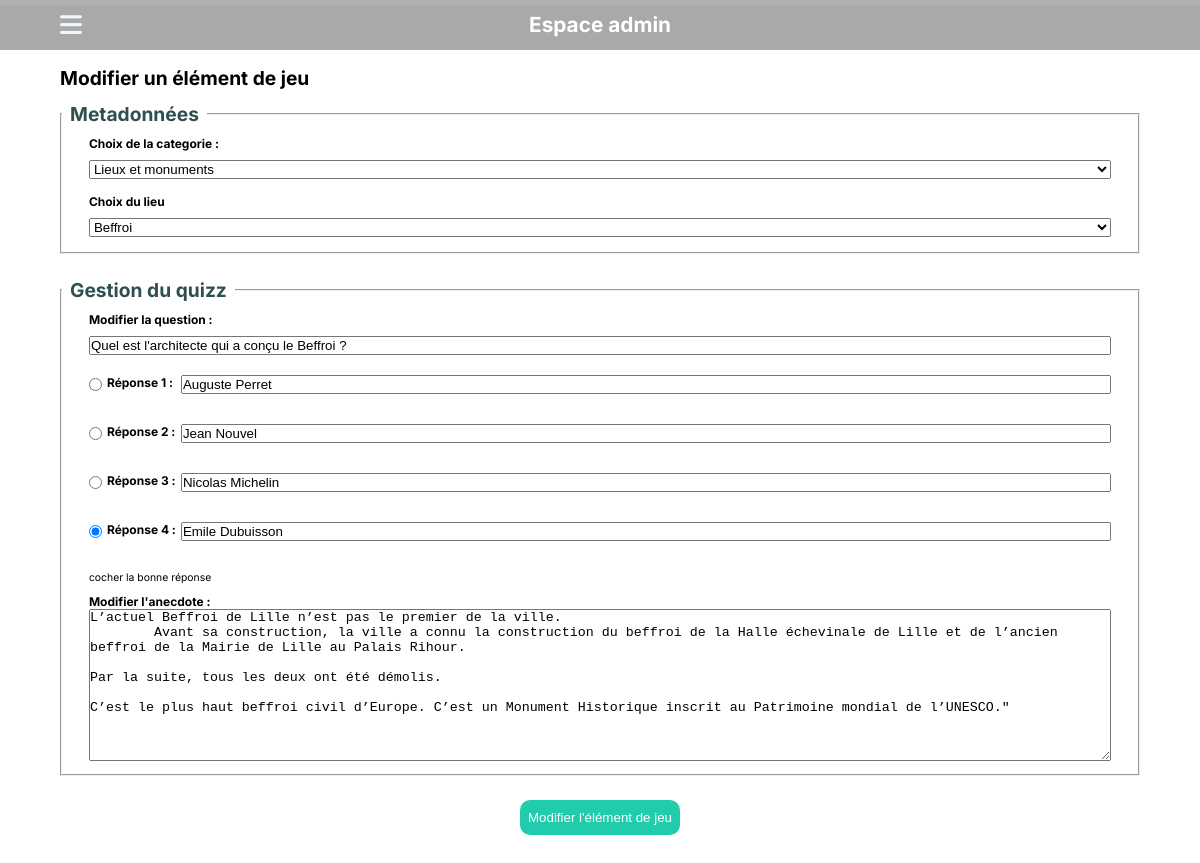
/admin/update?id=3, run on the app's committed database.
### tables this page shows
CREATE TABLE `lieu` (
  `ID` int(11) NOT NULL AUTO_INCREMENT,
  `NOM_LIEU` varchar(255) DEFAULT NULL,
  `ID_CAT` int(11) DEFAULT NULL,
  PRIMARY KEY (`ID`),
  KEY `categorie` (`ID_CAT`),
  CONSTRAINT `categorie` FOREIGN KEY (`ID_CAT`) REFERENCES `categorie` (`ID`) ON DELETE CASCADE ON UPDATE CASCADE
);

CREATE TABLE `categorie` (
  `ID` int(11) NOT NULL AUTO_INCREMENT,
  `NOM_CAT` varchar(50) NOT NULL,
  PRIMARY KEY (`ID`)
);

CREATE TABLE `quizz` (
  `ID` int(11) NOT NULL AUTO_INCREMENT,
  `ID_LIEU` int(11) NOT NULL,
  `question` varchar(400) DEFAULT NULL,
  `anecdote` varchar(1000) NOT NULL,
  `r1` varchar(300) DEFAULT NULL,
  `r2` varchar(300) DEFAULT NULL,
  `r3` varchar(300) DEFAULT NULL,
  `r4` varchar(300) DEFAULT NULL,
  `br` int(11) DEFAULT NULL,
  PRIMARY KEY (`ID`),
  KEY `lieu` (`ID_LIEU`),
  CONSTRAINT `lieu` FOREIGN KEY (`ID_LIEU`) REFERENCES `lieu` (`ID`) ON DELETE CASCADE ON UPDATE CASCADE
);

### class/AbstractController.php (called while the page is built, shortened)
<?php
abstract class AbstractController
{
    protected function render(string $view, array $options = []):void
    {
        require __DIR__."/../view/".$view;
    }
}
?>

### controller/AdminController.php (called while the page is built, shortened)
<?php
class AdminController extends AbstractController implements CrudInterface
{
    private AdminModel $db;
    function __construct()
    {
        $this->db = new AdminModel();
    }
    public function update()
    {
        $places= $this->db->getAllPlaces();
        $catList = $this->db->getAllCategories();
        $dataMessage= $this->db->getQuestionWithPlaceAndCategorie($_GET['id']);
        $this->render("admin/update.php", [
        "places"=>$places,
        "catList"=>$catList,
        "dataMessage"=>$dataMessage,
        "title"=>"Modifier une question",
        ]);
    }
}
?>

### index.php (called while the page is built, shortened)
<?php
require "./class/Autoloader.php";
Router::routing();
?>

### class/Autoloader.php (called while the page is built, shortened)
<?php
class Autoloader
{
    public static function register()
    {
        spl_autoload_register(function($class)
            {
                $file = str_replace("\\", DIRECTORY_SEPARATOR,$class).".php";
                return false;
            });
    }
}
?>

### assets/service/_pdo.php (called while the page is built, shortened)
<?php
function connexionPDO(): PDO{
    $config = require __DIR__."/../config/_databaseConfig.php";
    $dsn =
    "mysql:host=".$config['host']
    .";dbname=".$config['database']
    .";charset=".$config['charset'];
    try{
        $pdo = new PDO(
            $dsn,
            $config['user'],
            $config['password'],
            $config['options']
        );
        return $pdo;
    } catch(PDOException $e){
            throw new PDOException(
                $e->getMessage(),
                (int)$e-> getCode()
            );
    }
}
?>

### class/AbstractModel.php (called while the page is built, shortened)
<?php
require __DIR__."/../assets/service/_pdo.php";
abstract class AbstractModel
{
    function __construct()
    {
        $this->pdo = connexionPDO();
    }
}
?>

### model/AdminModel.php (called while the page is built, shortened)
<?php
class AdminModel extends AbstractModel
{
    public function getQuestionWithPlaceAndCategorie(?int $id=NULL):array|bool{
        $request = "SELECT * FROM quizz q INNER JOIN lieu l ON l.ID = q.ID_LIEU INNER JOIN categorie c ON c.ID = l.ID_CAT";
        if ($id !== NULL)
        {
            $request .= " WHERE q.ID = " . $id;
        }
        $sql = $this->pdo->query($request);
        return $sql->fetchAll();
    }
    public function getAllCategories():array
    {
        $sql = $this->pdo->query("SELECT * from categorie");
        return $sql->fetchAll();
    }
    public function getAllPlaces():array
    {
        $sql = $this->pdo->query("SELECT * FROM lieu");
        return $sql->fetchAll();
    }
}
?>

### view/admin/update.php (the view, shortened to what this page needs)
<?php
$mainTitle = "Modifier un élément de jeu";
require __DIR__."/../../assets/template/_header-admin.php";
?>
<?php require __DIR__ . "/../../assets/template/_nav2.php"; ?>
<div class="mainContent">
    <h2><?php echo $mainTitle ?? "Bienvenue administrateur" ?></h2>
    <form action="" method="POST">
        <fieldset class="metaData">
            <legend>Metadonnées</legend>
            <div class="categorie">
                <label for="categorie">Choix de la categorie :</label>
                <select name="categorie" id="categorie">
                    <?php foreach ($catList as $categorie) :
                    ?>
                    <option
                    value="<?php echo $categorie['ID'] ?>"
                    <?php
                    if($dataMessage[0]['ID_CAT'] == $categorie['ID']): ?>
                        selected
                    <?php endif; ?>
                    >
                        <?php echo $categorie['NOM_CAT'] ?>
                </option>
                    <?php endforeach; ?>
                </select>
            </div>
            <div class="place">
                <label for="place">Choix du lieu </label>
                <select name="place" id="place">
                <?php foreach ($places as $place): ?>
                <option value=
                "<?php
                echo $place['ID'] ?>"
                <?php
                if($dataMessage[0]['ID_LIEU'] === $place['ID']) : ?>
                    selected
                <?php endif; ?>
                >
                <?php echo $place['NOM_LIEU'] ?>
                </option>
                <?php endforeach; ?>
                </select>
            </div>
        </fieldset>
        <fieldset class="gestionQuizz">
            <legend>Gestion du quizz</legend>
            <div class="question">
                <label for="question">Modifier la question : </label>
                <input type="text" name="question"
                id="question" value="<?php echo $dataMessage[0]['question']; ?>">
            </div>
            <div class="reponse">
                <input type="radio" name="good" value="1"
                <?php if($dataMessage[0]['br'] == 1): ?>
                    checked
                <?php endif; ?>
                >
                <label for="r1">Réponse 1 :</label>
                <input type="text" name="r1" value="<?php echo $dataMessage[0]['r1']; ?>"><br>
                <input type="radio" name="good" value="2"
                <?php if($dataMessage[0]['br'] == 2): ?>
                    checked
                <?php endif; ?>
                >
                <label for="r2">Réponse 2 : </label>
                <input type="text" name="r2" value="<?php echo $dataMessage[0]['r2']; ?>"><br>
                <input type="radio" name="good" value="3"
                <?php if($dataMessage[0]['br'] == 3): ?>
                    checked
                <?php endif; ?>
                >
                <label for="r3">Réponse 3 :</label>
                <input type="text" name="r3" value="<?php echo $dataMessage[0]['r3']; ?>"><br>
                <input type="radio" name="good" value="4"
                <?php if($dataMessage[0]['br'] == 4): ?>
                    checked
                <?php endif; ?>
                >
                <label for="r4">Réponse 4 : </label>
                <input type="text" name="r4" value="<?php echo $dataMessage[0]['r4']; ?>"><br>
                <span>cocher la bonne réponse</span>
            </div>
            <div class="anecdote">
                <label for="anecdote">Modifier l'anecdote :</label>
                <textarea name="anecdote" id="anecdote" cols="30" rows="10"
                ><?php echo $dataMessage[0]['anecdote']; ?>
                </textarea>
            </div>
        </fieldset>
        <input type="submit" name="upGame" value="Modifier l'élément de jeu">
    </form>
    </section>
<?php
require __DIR__."/../../assets/template/_footer-admin.php";?>

### assets/style/admin.css (style rules this page uses)
body { width: 100vw; height: 100vh; font-family: "Inter", sans-serif; }
.admin-section .mainContent { grid-row: 2/3; width: 90%; margin: 0 auto; }
.admin-section .mainContent h2 { font-size: 1.2rem; }
.admin-section .mainContent form { display: flex; flex-direction: column; justify-content: center; height: 100%; gap: 1.5rem; }
.admin-section .mainContent form fieldset { display: flex; flex-direction: column; gap: 10px; padding: 10px 0; font-size: 0.75rem; }
.admin-section .mainContent form fieldset legend { font-weight: bold; padding: 0 0.5rem; font-size: 1.2rem; color: darkslategray; }
.admin-section .mainContent form fieldset label { font-weight: bold; }
.admin-section .mainContent form fieldset .categorie, .admin-section .mainContent form fieldset .place, .admin-section .mainContent form fieldset .question, .admin-section .mainContent form fieldset .reponse, .admin-section .mainContent form fieldset .anecdote { width: 95%; margin: 0 auto; }
.admin-section .mainContent form fieldset .question, .admin-section .mainContent form fieldset .categorie, .admin-section .mainContent form fieldset .place { display: grid; grid-template-rows: 1fr 1fr; row-gap: 5px; }
.admin-section .mainContent form fieldset .reponse { display: grid; grid-template-columns: auto auto 1fr; grid-gap: 5px; }
.admin-section .mainContent form fieldset .reponse input[type=radio] { grid-column: 1/2; }
.admin-section .mainContent form fieldset .reponse label { grid-column: 2/3; }
.admin-section .mainContent form fieldset .reponse input[type=text] { grid-column: 3/4; }
.admin-section .mainContent form fieldset .reponse span { font-size: 0.65rem; grid-column: 1/4; }
.admin-section .mainContent form fieldset .anecdote textarea { width: 100%; }
.admin-section .mainContent form input[type=submit] { width: 160px; height: 35px; align-self: center; outline: 1px solid transparent; border: 1px solid transparent; border-radius: 10px; background-color: #21CCAD; color: white; }

### data on the page
lieu: categorie "Lieux et monuments"
quizz: place "Beffroi", question "Quel est l'architecte qui a conçu le Beffroi ?", r1 "Auguste Perret", r2 "Jean Nouvel", r3 "Nicolas Michelin", br "☑", r4 "Emile Dubuisson", anecdote "L’actuel Beffroi de Lille n’est pas le premier de la ville. Avant sa construction, la ville a connu la construction du beffroi de la Halle échevinale de Lille et de l’ancien beffroi de la Mairie de Lille au Palais Rihour. Par la suite, tous les deux ont été démolis. C’est le plus haut beffroi civil d’Europe. C’est un Monument Historique inscrit au Patrimoine mondial de l’UNESCO.\""

### other printed values
$mainTitle "Modifier un élément de jeu"
